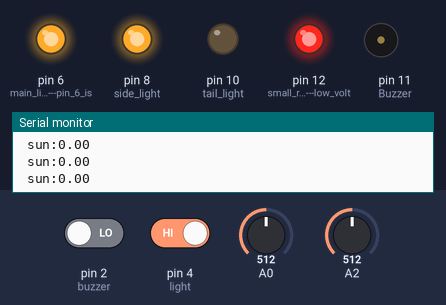
A sketch run on a simulated Arduino Uno, built with avr-gcc and run on an emulated ATmega328P. On the bench: output pins drawn as LEDs (lit = HIGH), buzzer (waves = sounding), the last lines printed to the serial monitor. Dashed ring = blinking. The inputs (shaded band) are chosen by the test bench; at power-on: pin 4 (light) HIGH, A2 = 512, A0 = 512, pin 2 (buzzer) LOW.

Above: at 3.2 s.
3.3 s: pin 4 (light) driven LOW
At 4.1 s:
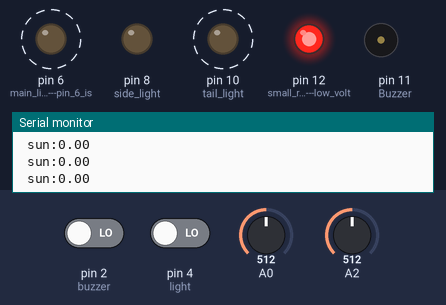
6.8 s: A2 set to 716
At 8.6 s:
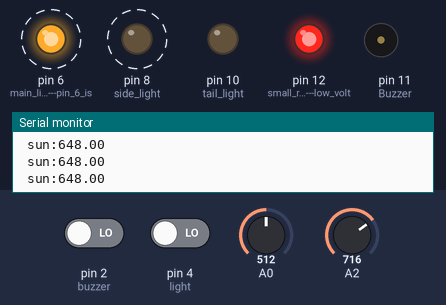
10.6 s: A0 set to 749
14.1 s: A0 set to 768
At 15.3 s:
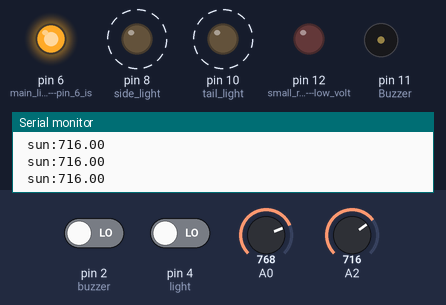
17.6 s: A2 set to 511
At 21.0 s:
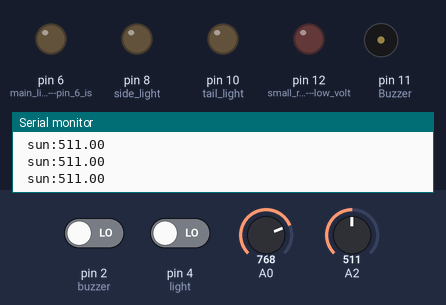
21.4 s: pin 4 (light) driven HIGH
At 21.9 s:
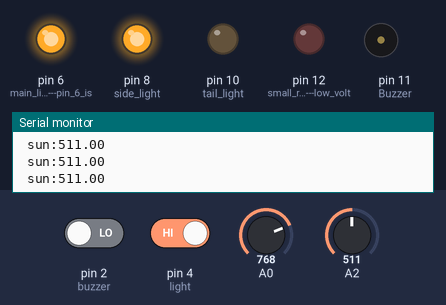
Timing chart, 0 to 23.9 s (numbered marks = the images above; inputs shaded):
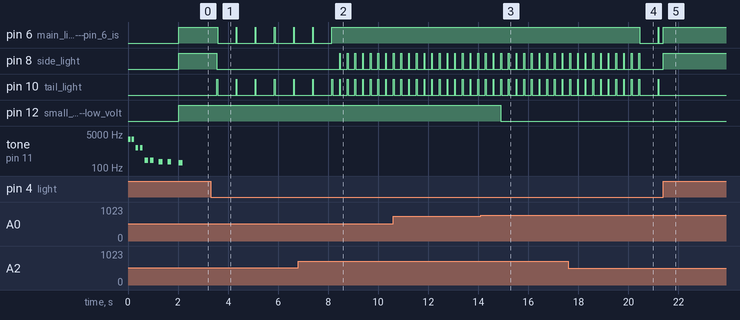

Measured:
- the behaviour switches between 757 and 758 on A0 (found by bisection; images 2 and 3)
- after the input at 3.3 s, pin 6 (main_light_----pin_6_is): alternates HIGH for 0.03 s and LOW for 0.73 s, starting after 0.29 s; pin 8 (side_light): HIGH → LOW after 0.26 s; pin 10 (tail_light): alternates HIGH for 0.03 s and LOW for 0.73 s, starting after 0.26 s
- after the input at 6.8 s, pin 8 (side_light): alternates HIGH for 0.03 s and LOW for 0.28 s, starting after 1.7 s
- after the input at 14.1 s, pin 12 (small_red_LED----low_volt): HIGH → LOW after 0.80 s
- after the input at 17.6 s, pin 6 (main_light_----pin_6_is): HIGH → LOW after 2.9 s, → HIGH 0.74 s later, → LOW 0.03 s later; pin 8 (side_light): goes on until 20.5 s, then stays LOW
- after the input at 21.4 s, pin 8 (side_light): LOW → HIGH at once; pin 10 (tail_light): stops changing and stays LOW
- by itself, tone on pin 11 (Buzzer): plays 2800 Hz for 0.10 s, 2800 Hz for 0.10 s, 1000 Hz for 0.10 s, 1000 Hz for 0.10 s, 250 Hz for 0.15 s, 250 Hz for 0.15 s … (9 notes in this stretch)

The sketch:

helmet.ino
```cpp
/*-----------省電註記------------------
 * 使用Vin PIN來輸入電源(3.3V)，而不是5V PIN
 * 移除板載LED
 * MCU降頻至 1MHz (1/16倍)
 * 更深層的休眠模式
 *
 * 將所有的PINOUT設定為OUTPUT，那將會讓沒用的腳接地
 * 關閉ADC
 * 設定BOD
 *
 * 將delay換成watch dog delay，30毫秒也能睡！
 *
 * 按鈕喚醒，可用設定的，或暫切總電源，reboot一下
 *
 *
 */
/*------------其他功能註記-------------
 * 簡少開機時的延遲時間
 * 加入左後方的車輛警示(超音波測距模組)
 * //PORTB 代替digitalWrite，加速
 *
 */
 /*--------電池電壓註記----------
  * 鋰離子電池
  * 0/3.2/3.7
  *
  * 磷酸鐵鋰電池
  * 0/3.18/3.0
  */
int t;   //時間標記
float v; //電壓值 A0
float sun; //平均環境亮度 A2
float sun1; //環境亮度 A2 (有三個sun是為了避免突然的樹蔭或強光)
float sun2; //環境亮度 A2
float sun3; //環境亮度 A2
/*
float v1;
float v2;
float v3;
float va;
*/

int b;   //電池電量狀態 2高 1中 0低


void setup() {
  Serial.begin(9600);
 t=0;

 pinMode(2, INPUT);//2nd pin connect to a buzzer mode switch
 pinMode(4, INPUT);//4th pin connect to a light mode switch
//A0 use for battery voltage reading

 pinMode(6, OUTPUT);//main light ----pin 6 is "PWMable"----
 pinMode(8, OUTPUT);//side light
//A2 use for voltage sensor (day or ight)
 pinMode(10, OUTPUT);//tail light

 pinMode(11, OUTPUT);//Buzzer
 pinMode(12, OUTPUT);//small red LED----low voltage indicater

//剛開機時，做電池初測，供後續作比較
v = 5.0*analogRead(A0)/1023;
//Serial.print(v);
//delay(3000);

 if(3.7<v){
    //高電量
    b=2;
  }
 if(3.2<v && v<3.7){
    //中電量
    b=1;
      tone(11, 2800, 100);
      delay(180);
      tone(11, 1000, 100);
      delay(150);
      tone(11, 250, 100);
  }
 if(v<3.2){
    //低電量
    b=0;
    tone(11, 2800, 100);
      delay(150);
      tone(11, 2800, 100);
      delay(150);
      tone(11, 1000, 100);
      delay(180);
      tone(11, 1000, 100);
      delay(180);
      tone(11, 250, 150);
      delay(220);
      tone(11, 250, 150);
      delay(350);
      tone(11, 200, 150);
      delay(350);
      tone(11, 200, 150);
      delay(450);
      tone(11, 180, 150);
  }


}

void loop() {
  //定義安全帽的 自動 和 強制開啟 模式


/*
if(t%300==1){
  v1=5.0*analogRead(A0)/1023;
}
if(t%300==101){
  v2=5.0*analogRead(A0)/1023;
}
if(t%300==201){
  v3=5.0*analogRead(A0)/1023;
}
va=(v1+v2+v3)/3.0;
*/

//Serial.print("v:");
//Serial.print(v);

/*
Serial.print(" v1:");
Serial.print(sun1);
Serial.print(" v2:");
Serial.print(sun2);
Serial.print(" v3:");
Serial.print(sun3);
*/

/*
Serial.print(" va:");
Serial.println(va);
  */
  Serial.print(" sun:");
Serial.println(sun);

  if(digitalRead(4)==LOW){
  //定義 自動 模式 (白天：主燈6閃爍)(晚上：主燈6恆亮、副燈8閃爍)

    if(t%200==1){
      sun1=analogRead(A2);  //每5秒取樣一次環境亮度A2
    }
    if(t%200==60){
      sun2=analogRead(A2);  //每5秒取樣一次環境亮度A2
    }
    if(t%200==120){
      sun3=analogRead(A2);  //每5秒取樣一次環境亮度A2
    }
    sun=(sun1+sun1+sun3)/3; //再將三次的數據做平均A2

    if(sun<512 && t%25==0 ){
      //白天電阻小，分得電壓少  主燈6亮    副燈8恆暗  尾燈10亮

      digitalWrite (6, HIGH);
      digitalWrite (8, LOW );
      digitalWrite (10, HIGH);
    }
    if(sun<512 && t%25==1){
      //白天電阻小，分得電壓少  主燈6暗    副燈8恆暗  尾燈10暗
      digitalWrite (6, LOW);
      digitalWrite (8, LOW );
      digitalWrite (10, LOW);
    }

    if(sun>512 && t%10==0 ){
      //晚上電阻大，分得電壓多  主燈6恆亮   副燈8亮   尾燈10亮

      digitalWrite (6, HIGH);
      digitalWrite (8, HIGH );
      digitalWrite (10, HIGH);
    }
    if(sun>512 && t%10==1){
      //白天電阻小，分得電壓少  主燈6恆亮   副燈8暗   尾燈10暗
      digitalWrite (6, HIGH);
      digitalWrite (8, LOW );
      digitalWrite (10, LOW);
    }


  }
  else{
    //定義 強制開啟 模式 (主燈、副燈 皆亮  尾燈暗)
    digitalWrite (6, HIGH);//main light
    digitalWrite (8, HIGH);//side light
    digitalWrite (10, LOW);//tail light
  }

  if(digitalRead(2)==HIGH && (t%30==0 || t%30==3)){
    //定義蜂鳴器模式
    digitalWrite (11, HIGH);
  }
  if(digitalRead(2)==HIGH && (t%30==1 || t%30==4)){
    //定義蜂鳴器模式
    digitalWrite (11, LOW);
  }


if(t%30==0){
//每 秒檢查一次電壓
  v = 5.0*analogRead(A0)/1023;
  //定義低電壓警示
  if(3.7<v){
    //高電量
    digitalWrite (12, LOW);

  }

  if((3.2<v && v<3.7)&&(t%40==0)){
    //中電量 亮
    digitalWrite (12,HIGH);
    if(b==2){
      b=1;
      Serial.println("===========================");
      Serial.println(b);
      tone(11, 2800, 100);
      delay(180);
      tone(11, 1000, 100);
      delay(150);
      tone(11, 250, 100);

    }
  }
  if(3.2<v && v<3.7  && t%40==4){
    //中電量 暗
    digitalWrite (12,LOW);
  }

  if(v<3.2  && t%10==0){
    //低電量 亮
    digitalWrite (12,HIGH);
    if(b==1 || b==2){
      b=0;
      tone(11, 2800, 100);
      delay(150);
      tone(11, 2800, 100);
      delay(150);
      tone(11, 1000, 100);
      delay(180);
      tone(11, 1000, 100);
      delay(180);
      tone(11, 250, 150);
      delay(220);
      tone(11, 250, 150);
      delay(350);
      tone(11, 200, 150);
      delay(350);
      tone(11, 200, 150);
      delay(450);
      tone(11, 180, 150);
    }
  }
  if(v<3.2  && t%10==2){
    //低電量 暗
    digitalWrite (12,LOW);
  }
}


  //設定時脈週期，，每30秒繞一圈
  delay(30);
  if(t>=1200){
    t=0;
  }
  else{
    t+=1;
  }


}
```
